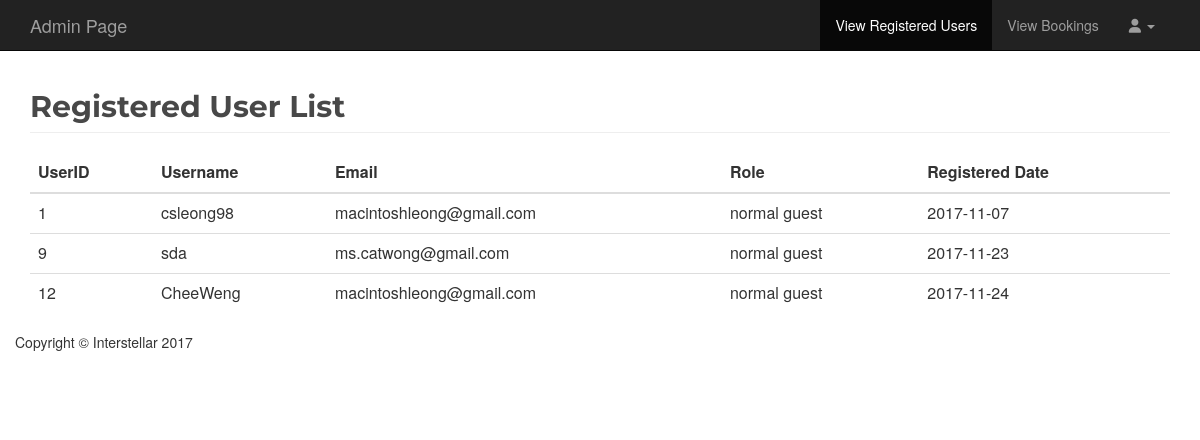
The app's page /admin.php with its own data.
### tables this page shows
CREATE TABLE IF NOT EXISTS `users` (
  `UserID` int(11) NOT NULL AUTO_INCREMENT,
  `username` varchar(255) NOT NULL,
  `password` varchar(255) NOT NULL,
  `email` varchar(255) NOT NULL,
  `role` int(11) NOT NULL DEFAULT '1',
  `register_date` date NOT NULL,
  PRIMARY KEY (`UserID`)
);

### admin.php (the view, shortened to what this page needs)
<?php
    include("./php/connection.php");
    $sql = "SELECT * FROM users WHERE role=1";
?>
<!DOCTYPE>
<html>
<head>
    <link href="css/bootstrap.min.css" rel="stylesheet">
    <link href="css/modern-business.css" rel="stylesheet">
    <link href="font-awesome/css/font-awesome.min.css" rel="stylesheet" type="text/css">
</head>
<body>
    <nav class="navbar navbar-inverse navbar-fixed-top" role="navigation">
        <div class="container">
            <div class="navbar-header">
                <a class="navbar-brand" href="admin.php">Admin Page</a>
            </div>
            <div class="collapse navbar-collapse navbar-right" id="bs-example-navbar-collapse-1">
                <ul class="nav navbar-nav">
                    <li class="active">
                        <a href="admin.php">View Registered Users</a>
                    </li>
                    <li>
                        <a href="view-booking.php">View Bookings</a>
                    </li>
                    <li class="dropdown">
                        <a href="#" class="dropdown-toggle" data-toggle="dropdown">
                            <i class="fa fa-user" aria-hidden="true"></i>
                            <b class="caret"></b>
                        </a>
                    </li>
                </ul>
            </div>
        </div>
    </nav>
    <div class="container">
        <div class="row">
            <div class="col-lg-12">
                <h2 class="page-header">Registered User List</h2>
                <div class="table-responsive table-striped">
                    <table class="table">
                        <thead>
                            <tr>
                                <th>UserID</th>
                                <th>Username</th>
                                <th>Email</th>
                                <th>Role</th>
                                <th>Registered Date</th>
                            </tr>
                        </thead>
                        <?php
                            $result = mysqli_query($conn2, $sql);
                            while($rows = mysqli_fetch_array($result))
                            {
                                echo "<tr>";
                                echo "<td>".$rows['UserID']."</td>";
                                echo "<td>".$rows['username']."</td>";
                                echo "<td>".$rows['email']."</td>";
                                if(intval($rows['role']) === 1)
                                {
                                    $status = "normal guest";
                                }
                                echo "<td>".$status."</td>";
                                echo "<td>".$rows['register_date']."</td>";
                                echo "</tr>";
                            }
                            ?>
                    </table>
                </div>
            </div>
            <footer>
                <div class="row">
                    <div class="col-lg-12">
                        <p>Copyright &copy; Interstellar 2017</p>
                    </div>
                </div>
            </footer>
        </div>
</body>
</html>

### css/modern-business.css (style rules this page uses)
html, body { height: 100%; }
body { padding-top: 50px; }
.page-header { font-family: Montserrat; font-weight: 700; color: #484848; }
footer { margin: 50px 0; }

### records on screen
users: UserID "1", username "csleong98", email "macintoshleong@gmail.com", role "normal guest", register_date "2017-11-07"
users: UserID "9", username "sda", email "ms.catwong@gmail.com", role "normal guest", register_date "2017-11-23"
users: UserID "12", username "CheeWeng", email "macintoshleong@gmail.com", role "normal guest", register_date "2017-11-24"
